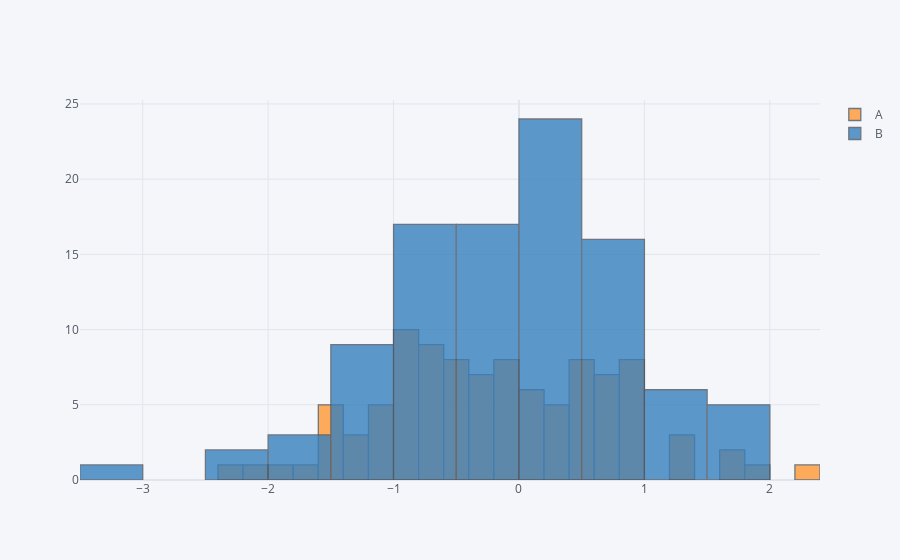

Source (notebook cell):
### Code cell
df[['A','B']].iplot(kind='hist', bins=25)
